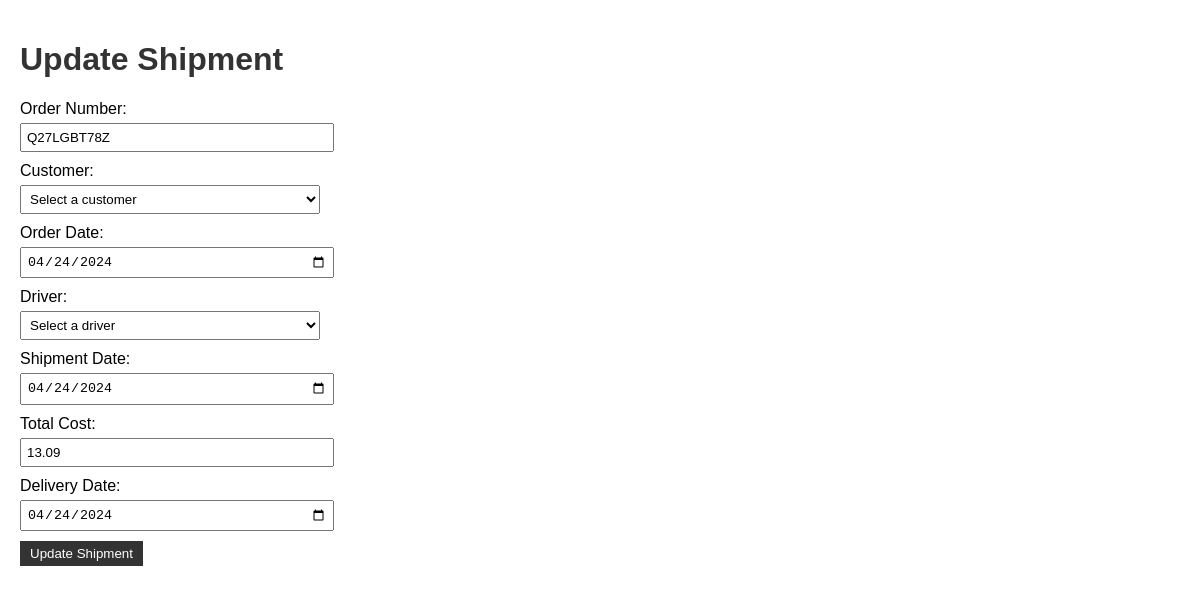
The app's page /update_shipment/29/ with its own data.
### tracker/models.py (models this page shows, shortened)
class Shipment(models.Model):
    order_number = models.CharField(max_length=100)
    customer = models.ForeignKey('Customer', on_delete=models.CASCADE, null=True)
    order_date = models.DateField(null=True, blank=True)
    driver = models.ForeignKey('Driver', on_delete=models.CASCADE, null=True, blank=True)
    shipment_date = models.DateField(null=True, blank=True)
    status = models.CharField(max_length=20, default='Pending')
    total_cost = models.FloatField(default=0)
    vehicle = models.ForeignKey('Vehicle', on_delete=models.SET_NULL, null=True, blank=True)
    delivery_date = models.DateField(null=True, blank=True)

### tracker/views.py (the view, shortened to what this page needs)
# urls.py: path('update_shipment/<int:shipment_id>/', views.update_shipment, name='update_shipment'),
def update_shipment(request, shipment_id):
    shipment = Shipment.objects.get(id=shipment_id)
    drivers = Driver.objects.all()
    customers = Customer.objects.all()
    vehicles = Vehicle.objects.all()
    return render(request, 'update_shipment.html', {'shipment': shipment, 'drivers': drivers, 'customers': customers, 'vehicles': vehicles})

### tracker/templates/update_shipment.html (shortened to what this page needs)
<!DOCTYPE html>
<html>
<head>
</head>
<body>
    <h1>Update Shipment</h1>
    <form method="post">
        <label for="orderNumber">Order Number:</label>
        <input type="text" id="orderNumber" name="orderNumber" value="{{ shipment.order_number }}" required><br>
        <label for="customerId">Customer:</label>
        <select id="customerId" name="customerId">
            <option value="">Select a customer</option>
        </select><br>
        <label for="orderDate">Order Date:</label>
        <input type="date" id="orderDate" name="orderDate" value="{{ shipment.order_date|date:'Y-m-d' }}" required><br>
        <label for="driverId">Driver:</label>
        <select id="driverId" name="driverId">
            <option value="">Select a driver</option>
        </select><br>
        <label for="shipmentDate">Shipment Date:</label>
        <input type="date" id="shipmentDate" name="shipmentDate" value="{{ shipment.shipment_date|date:'Y-m-d' }}" required><br>
        <label for="totalCost">Total Cost:</label>
        <input type="number" id="totalCost" name="totalCost" step="0.01" value="{{ shipment.total_cost }}" required><br>
        <label for="deliveryDate">Delivery Date:</label>
        <input type="date" id="deliveryDate" name="deliveryDate" value="{{ shipment.delivery_date|date:'Y-m-d' }}" required><br>
        <input type="submit" value="Update Shipment">
    </form>
</body>
</html>

### tracker/templates/update_shipment.html (style rules this page uses)
body { font-family: Arial, sans-serif; margin: 0; padding: 20px; }
h1 { color: #333; }
form { margin-bottom: 20px; }
label { display: block; margin-bottom: 5px; }
input[type="text"], input[type="number"], input[type="date"], select { width: 300px; padding: 5px; margin-bottom: 10px; }
input[type="submit"] { padding: 5px 10px; background-color: #333; color: #fff; border: none; cursor: pointer; }

### records on screen
Shipment: orderNumber "Q27LGBT78Z", orderDate "04/24/2024", shipmentDate "04/24/2024", totalCost "13.09", deliveryDate "04/24/2024"
